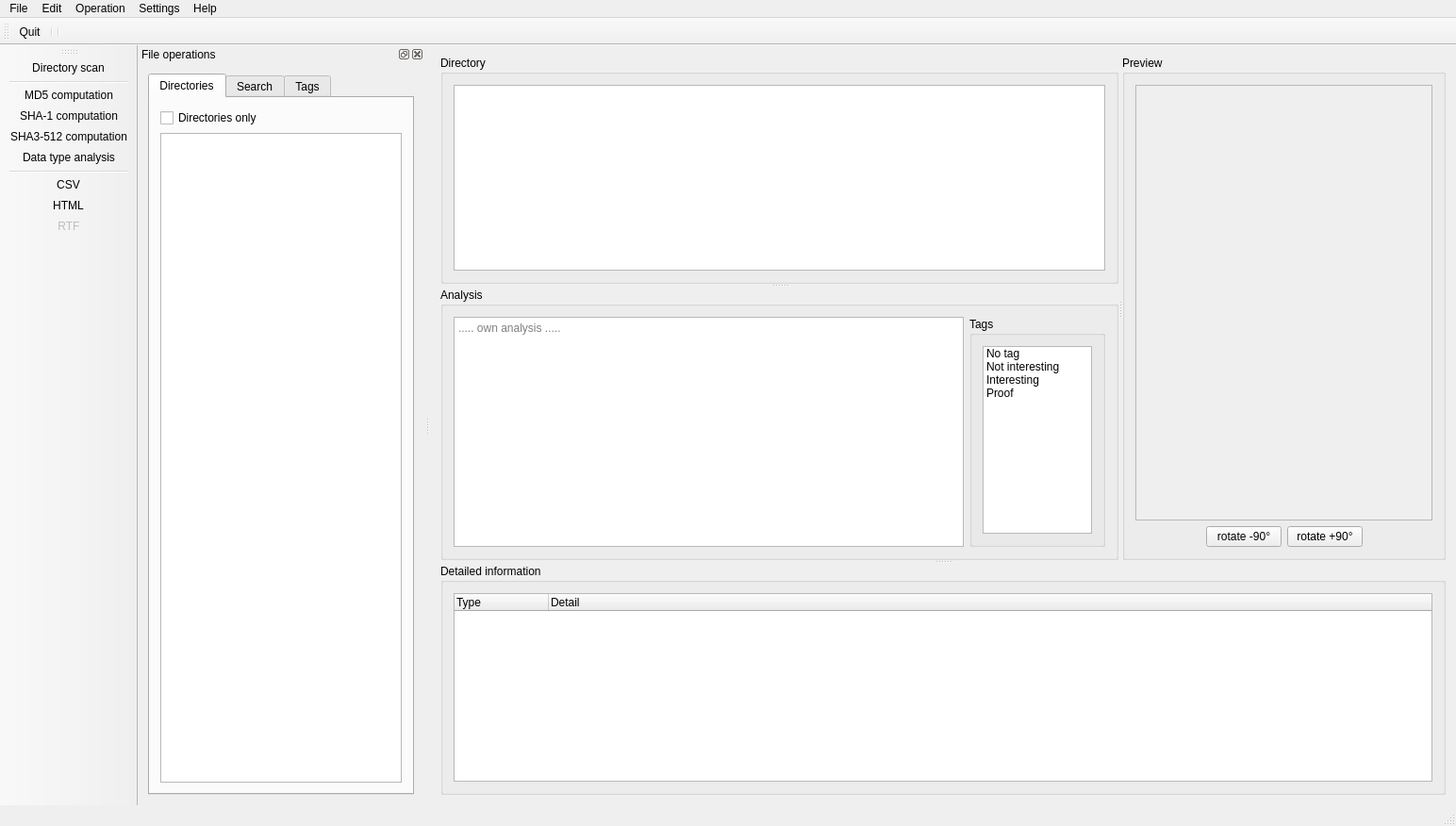
<?xml version="1.0" encoding="UTF-8"?>
<ui version="4.0">
 <class>DataAnalyzerClass</class>
 <widget class="QMainWindow" name="DataAnalyzerClass">
  <property name="geometry">
   <rect>
    <x>0</x>
    <y>0</y>
    <width>1544</width>
    <height>876</height>
   </rect>
  </property>
  <property name="windowTitle">
   <string>Data Analysis</string>
  </property>
  <property name="windowIcon">
   <iconset resource="../../resource/DataAnalyzer.qrc">
    <normaloff>:/images/1467665209-300px.png</normaloff>:/images/1467665209-300px.png</iconset>
  </property>
  <property name="locale">
   <locale language="English" country="UnitedStates"/>
  </property>
  <property name="iconSize">
   <size>
    <width>36</width>
    <height>36</height>
   </size>
  </property>
  <widget class="QWidget" name="centralWidget">
   <layout class="QHBoxLayout" name="horizontalLayout">
    <item>
     <widget class="QSplitter" name="splitter_3">
      <property name="orientation">
       <enum>Qt::Vertical</enum>
      </property>
      <widget class="QSplitter" name="splitter_2">
       <property name="orientation">
        <enum>Qt::Horizontal</enum>
       </property>
       <widget class="QSplitter" name="splitter">
        <property name="orientation">
         <enum>Qt::Vertical</enum>
        </property>
        <widget class="QGroupBox" name="groupBox_3">
         <property name="title">
          <string>Directory</string>
         </property>
         <layout class="QVBoxLayout" name="verticalLayout_4">
          <item>
           <widget class="QTreeView" name="detailedDataItemTreeView">
            <property name="editTriggers">
             <set>QAbstractItemView::NoEditTriggers</set>
            </property>
            <property name="showDropIndicator" stdset="0">
             <bool>false</bool>
            </property>
            <property name="alternatingRowColors">
             <bool>true</bool>
            </property>
            <property name="selectionMode">
             <enum>QAbstractItemView::NoSelection</enum>
            </property>
            <property name="selectionBehavior">
             <enum>QAbstractItemView::SelectItems</enum>
            </property>
            <property name="rootIsDecorated">
             <bool>false</bool>
            </property>
            <property name="uniformRowHeights">
             <bool>true</bool>
            </property>
            <property name="sortingEnabled">
             <bool>true</bool>
            </property>
            <property name="animated">
             <bool>true</bool>
            </property>
           </widget>
          </item>
         </layout>
        </widget>
        <widget class="QGroupBox" name="groupBox_2">
         <property name="title">
          <string>Analysis</string>
         </property>
         <layout class="QHBoxLayout" name="horizontalLayout_5" stretch="30,8">
          <item>
           <widget class="QPlainTextEdit" name="analysisTextEdit">
            <property name="placeholderText">
             <string>..... own analysis .....</string>
            </property>
           </widget>
          </item>
          <item>
           <widget class="QGroupBox" name="groupBox_5">
            <property name="title">
             <string>Tags</string>
            </property>
            <layout class="QHBoxLayout" name="horizontalLayout_4">
             <item>
              <widget class="QListWidget" name="tagListWidget">
               <item>
                <property name="text">
                 <string>No tag</string>
                </property>
               </item>
               <item>
                <property name="text">
                 <string>Not interesting</string>
                </property>
               </item>
               <item>
                <property name="text">
                 <string>Interesting</string>
                </property>
               </item>
               <item>
                <property name="text">
                 <string>Proof</string>
                </property>
               </item>
              </widget>
             </item>
            </layout>
           </widget>
          </item>
         </layout>
        </widget>
       </widget>
       <widget class="QGroupBox" name="groupBox_4">
        <property name="title">
         <string>Preview</string>
        </property>
        <layout class="QVBoxLayout" name="verticalLayout_3">
         <item>
          <widget class="QScrollArea" name="scrollArea">
           <property name="widgetResizable">
            <bool>true</bool>
           </property>
           <widget class="QWidget" name="scrollAreaWidgetContents">
            <property name="geometry">
             <rect>
              <x>0</x>
              <y>0</y>
              <width>413</width>
              <height>422</height>
             </rect>
            </property>
            <layout class="QHBoxLayout" name="horizontalLayout_3">
             <item>
              <widget class="QLabel" name="previewWidget">
               <property name="sizePolicy">
                <sizepolicy hsizetype="Preferred" vsizetype="Preferred">
                 <horstretch>0</horstretch>
                 <verstretch>0</verstretch>
                </sizepolicy>
               </property>
               <property name="text">
                <string/>
               </property>
               <property name="textFormat">
                <enum>Qt::PlainText</enum>
               </property>
               <property name="alignment">
                <set>Qt::AlignCenter</set>
               </property>
               <property name="textInteractionFlags">
                <set>Qt::NoTextInteraction</set>
               </property>
              </widget>
             </item>
            </layout>
           </widget>
          </widget>
         </item>
         <item>
          <layout class="QHBoxLayout" name="horizontalLayout_6">
           <item>
            <spacer name="horizontalSpacer">
             <property name="orientation">
              <enum>Qt::Horizontal</enum>
             </property>
             <property name="sizeHint" stdset="0">
              <size>
               <width>40</width>
               <height>20</height>
              </size>
             </property>
            </spacer>
           </item>
           <item>
            <widget class="QPushButton" name="counterClockwiseButton">
             <property name="text">
              <string>rotate -90°</string>
             </property>
             <property name="icon">
              <iconset resource="../../resource/DataAnalyzer.qrc">
               <normaloff>:/images/primary-rotate-ccw-800px.png</normaloff>:/images/primary-rotate-ccw-800px.png</iconset>
             </property>
            </widget>
           </item>
           <item>
            <widget class="QPushButton" name="clockwiseButton">
             <property name="text">
              <string>rotate +90°</string>
             </property>
             <property name="icon">
              <iconset resource="../../resource/DataAnalyzer.qrc">
               <normaloff>:/images/primary-rotate-cw-800px.png</normaloff>:/images/primary-rotate-cw-800px.png</iconset>
             </property>
            </widget>
           </item>
           <item>
            <spacer name="horizontalSpacer_2">
             <property name="orientation">
              <enum>Qt::Horizontal</enum>
             </property>
             <property name="sizeHint" stdset="0">
              <size>
               <width>40</width>
               <height>20</height>
              </size>
             </property>
            </spacer>
           </item>
          </layout>
         </item>
        </layout>
       </widget>
      </widget>
      <widget class="QGroupBox" name="groupBox">
       <property name="title">
        <string>Detailed information</string>
       </property>
       <layout class="QHBoxLayout" name="horizontalLayout_2">
        <item>
         <widget class="QTreeWidget" name="detailsTreeWidget">
          <property name="editTriggers">
           <set>QAbstractItemView::NoEditTriggers</set>
          </property>
          <property name="alternatingRowColors">
           <bool>true</bool>
          </property>
          <property name="rootIsDecorated">
           <bool>false</bool>
          </property>
          <property name="itemsExpandable">
           <bool>false</bool>
          </property>
          <property name="animated">
           <bool>true</bool>
          </property>
          <property name="allColumnsShowFocus">
           <bool>true</bool>
          </property>
          <property name="wordWrap">
           <bool>true</bool>
          </property>
          <property name="expandsOnDoubleClick">
           <bool>false</bool>
          </property>
          <property name="columnCount">
           <number>2</number>
          </property>
          <column>
           <property name="text">
            <string>Type</string>
           </property>
          </column>
          <column>
           <property name="text">
            <string>Detail</string>
           </property>
          </column>
         </widget>
        </item>
       </layout>
      </widget>
     </widget>
    </item>
   </layout>
  </widget>
  <widget class="QMenuBar" name="menuBar">
   <property name="geometry">
    <rect>
     <x>0</x>
     <y>0</y>
     <width>1544</width>
     <height>22</height>
    </rect>
   </property>
   <widget class="QMenu" name="menuFile">
    <property name="title">
     <string>File</string>
    </property>
    <addaction name="actionNew"/>
    <addaction name="actionOpen"/>
    <addaction name="separator"/>
    <addaction name="actionQuit"/>
   </widget>
   <widget class="QMenu" name="menuHelp">
    <property name="title">
     <string>Help</string>
    </property>
    <addaction name="actionAbout"/>
    <addaction name="action3rdParty"/>
   </widget>
   <widget class="QMenu" name="menuEdit">
    <property name="title">
     <string>Edit</string>
    </property>
    <addaction name="actionCopy"/>
    <addaction name="actionCut"/>
    <addaction name="actionPaste"/>
    <addaction name="separator"/>
    <addaction name="actionFind"/>
   </widget>
   <widget class="QMenu" name="menuSettings">
    <property name="title">
     <string>Settings</string>
    </property>
    <addaction name="actionDatasetSettings"/>
    <addaction name="actionSettings"/>
   </widget>
   <widget class="QMenu" name="menuOperation">
    <property name="title">
     <string>Operation</string>
    </property>
    <widget class="QMenu" name="menuGen">
     <property name="title">
      <string>Final reports</string>
     </property>
     <addaction name="actionFinalReportCSV"/>
     <addaction name="actionFinalReportHTML"/>
     <addaction name="actionFinalReportRTF"/>
    </widget>
    <widget class="QMenu" name="menuHash_computation">
     <property name="title">
      <string>Hash computation</string>
     </property>
     <addaction name="actionMD5"/>
     <addaction name="actionSHA_1_computation"/>
     <addaction name="actionSHA3_512_computation"/>
    </widget>
    <addaction name="actionScan"/>
    <addaction name="actionFileMagic"/>
    <addaction name="menuHash_computation"/>
    <addaction name="separator"/>
    <addaction name="menuGen"/>
   </widget>
   <addaction name="menuFile"/>
   <addaction name="menuEdit"/>
   <addaction name="menuOperation"/>
   <addaction name="menuSettings"/>
   <addaction name="menuHelp"/>
  </widget>
  <widget class="QToolBar" name="mainToolBar">
   <property name="windowTitle">
    <string>Other operations</string>
   </property>
   <attribute name="toolBarArea">
    <enum>TopToolBarArea</enum>
   </attribute>
   <attribute name="toolBarBreak">
    <bool>false</bool>
   </attribute>
   <addaction name="actionQuit"/>
   <addaction name="separator"/>
   <addaction name="separator"/>
  </widget>
  <widget class="QStatusBar" name="statusBar"/>
  <widget class="QToolBar" name="toolBar">
   <property name="enabled">
    <bool>true</bool>
   </property>
   <property name="windowTitle">
    <string>Main operations</string>
   </property>
   <property name="iconSize">
    <size>
     <width>64</width>
     <height>64</height>
    </size>
   </property>
   <attribute name="toolBarArea">
    <enum>LeftToolBarArea</enum>
   </attribute>
   <attribute name="toolBarBreak">
    <bool>false</bool>
   </attribute>
   <addaction name="actionScan"/>
   <addaction name="separator"/>
   <addaction name="actionMD5"/>
   <addaction name="actionSHA_1_computation"/>
   <addaction name="actionSHA3_512_computation"/>
   <addaction name="actionFileMagic"/>
   <addaction name="separator"/>
   <addaction name="actionFinalReportCSV"/>
   <addaction name="actionFinalReportHTML"/>
   <addaction name="actionFinalReportRTF"/>
  </widget>
  <widget class="QDockWidget" name="dockWidget">
   <property name="windowTitle">
    <string>File operations</string>
   </property>
   <attribute name="dockWidgetArea">
    <number>1</number>
   </attribute>
   <widget class="QWidget" name="dockWidgetContents">
    <layout class="QVBoxLayout" name="verticalLayout">
     <item>
      <widget class="QTabWidget" name="tabWidget">
       <property name="currentIndex">
        <number>0</number>
       </property>
       <widget class="QWidget" name="tab">
        <attribute name="title">
         <string>Directories</string>
        </attribute>
        <layout class="QVBoxLayout" name="verticalLayout_2">
         <item>
          <widget class="QCheckBox" name="dirOnlyCheckBox">
           <property name="text">
            <string>Directories only</string>
           </property>
          </widget>
         </item>
         <item>
          <widget class="QTreeView" name="dataItemTreeView">
           <property name="editTriggers">
            <set>QAbstractItemView::NoEditTriggers</set>
           </property>
           <property name="showDropIndicator" stdset="0">
            <bool>false</bool>
           </property>
           <property name="alternatingRowColors">
            <bool>true</bool>
           </property>
           <property name="selectionMode">
            <enum>QAbstractItemView::NoSelection</enum>
           </property>
           <property name="selectionBehavior">
            <enum>QAbstractItemView::SelectItems</enum>
           </property>
           <property name="iconSize">
            <size>
             <width>32</width>
             <height>32</height>
            </size>
           </property>
           <property name="uniformRowHeights">
            <bool>true</bool>
           </property>
           <property name="animated">
            <bool>true</bool>
           </property>
           <attribute name="headerCascadingSectionResizes">
            <bool>true</bool>
           </attribute>
          </widget>
         </item>
        </layout>
       </widget>
       <widget class="QWidget" name="tab_3">
        <attribute name="title">
         <string>Search</string>
        </attribute>
       </widget>
       <widget class="QWidget" name="tab_4">
        <attribute name="title">
         <string>Tags</string>
        </attribute>
       </widget>
      </widget>
     </item>
    </layout>
   </widget>
  </widget>
  <action name="actionQuit">
   <property name="icon">
    <iconset resource="../../resource/DataAnalyzer.qrc">
     <normaloff>:/images/Exit-by-Rones-800px.png</normaloff>:/images/Exit-by-Rones-800px.png</iconset>
   </property>
   <property name="text">
    <string>&amp;Quit</string>
   </property>
   <property name="shortcut">
    <string notr="true">Meta+Ctrl+Q</string>
   </property>
   <property name="menuRole">
    <enum>QAction::QuitRole</enum>
   </property>
  </action>
  <action name="actionAbout">
   <property name="text">
    <string>About ...</string>
   </property>
   <property name="menuRole">
    <enum>QAction::AboutRole</enum>
   </property>
  </action>
  <action name="action3rdParty">
   <property name="enabled">
    <bool>false</bool>
   </property>
   <property name="text">
    <string>About components ...</string>
   </property>
   <property name="toolTip">
    <string>About 3rd parties components</string>
   </property>
   <property name="menuRole">
    <enum>QAction::NoRole</enum>
   </property>
  </action>
  <action name="actionScan">
   <property name="icon">
    <iconset resource="../../resource/DataAnalyzer.qrc">
     <normaloff>:/images/frame-radar-icon-001.png</normaloff>:/images/frame-radar-icon-001.png</iconset>
   </property>
   <property name="text">
    <string>Directory scan ...</string>
   </property>
   <property name="toolTip">
    <string>Initial file system scan</string>
   </property>
   <property name="shortcut">
    <string notr="true">Meta+Ctrl+S</string>
   </property>
  </action>
  <action name="actionCopy">
   <property name="enabled">
    <bool>false</bool>
   </property>
   <property name="text">
    <string>&amp;Copy</string>
   </property>
   <property name="shortcut">
    <string notr="true">Ctrl+C</string>
   </property>
  </action>
  <action name="actionCut">
   <property name="enabled">
    <bool>false</bool>
   </property>
   <property name="text">
    <string>&amp;Cut</string>
   </property>
   <property name="shortcut">
    <string notr="true">Ctrl+X</string>
   </property>
  </action>
  <action name="actionPaste">
   <property name="enabled">
    <bool>false</bool>
   </property>
   <property name="text">
    <string>&amp;Paste</string>
   </property>
   <property name="shortcut">
    <string notr="true">Ctrl+V</string>
   </property>
  </action>
  <action name="actionSettings">
   <property name="enabled">
    <bool>false</bool>
   </property>
   <property name="text">
    <string>Settings</string>
   </property>
   <property name="menuRole">
    <enum>QAction::PreferencesRole</enum>
   </property>
  </action>
  <action name="actionOpen">
   <property name="enabled">
    <bool>false</bool>
   </property>
   <property name="text">
    <string>&amp;Open ...</string>
   </property>
   <property name="shortcut">
    <string notr="true">Ctrl+O</string>
   </property>
  </action>
  <action name="actionFinalReportCSV">
   <property name="icon">
    <iconset resource="../../resource/DataAnalyzer.qrc">
     <normaloff>:/images/frame-adriankierman-report-page-csv.png</normaloff>:/images/frame-adriankierman-report-page-csv.png</iconset>
   </property>
   <property name="text">
    <string>CSV ...</string>
   </property>
   <property name="toolTip">
    <string>Generate final report [CSV]</string>
   </property>
  </action>
  <action name="actionMD5">
   <property name="icon">
    <iconset resource="../../resource/DataAnalyzer.qrc">
     <normaloff>:/images/frame-fingerprint.png</normaloff>:/images/frame-fingerprint.png</iconset>
   </property>
   <property name="text">
    <string>MD5 computation ...</string>
   </property>
   <property name="shortcut">
    <string notr="true">Meta+Ctrl+M</string>
   </property>
  </action>
  <action name="actionFind">
   <property name="enabled">
    <bool>false</bool>
   </property>
   <property name="text">
    <string>&amp;Search ...</string>
   </property>
   <property name="shortcut">
    <string notr="true">Ctrl+F</string>
   </property>
  </action>
  <action name="actionFileMagic">
   <property name="icon">
    <iconset resource="../../resource/DataAnalyzer.qrc">
     <normaloff>:/images/frame-fingerprint-magic.png</normaloff>:/images/frame-fingerprint-magic.png</iconset>
   </property>
   <property name="text">
    <string>Data type analysis ...</string>
   </property>
   <property name="shortcut">
    <string notr="true">Meta+Ctrl+T</string>
   </property>
  </action>
  <action name="actionFinalReportRTF">
   <property name="enabled">
    <bool>false</bool>
   </property>
   <property name="icon">
    <iconset resource="../../resource/DataAnalyzer.qrc">
     <normaloff>:/images/frame-adriankierman-report-page-rtf.png</normaloff>:/images/frame-adriankierman-report-page-rtf.png</iconset>
   </property>
   <property name="text">
    <string>RTF ...</string>
   </property>
   <property name="toolTip">
    <string>Generate final report [RTF]</string>
   </property>
  </action>
  <action name="actionSHA_1_computation">
   <property name="icon">
    <iconset resource="../../resource/DataAnalyzer.qrc">
     <normaloff>:/images/frame-fingerprint-sha1.png</normaloff>:/images/frame-fingerprint-sha1.png</iconset>
   </property>
   <property name="text">
    <string>SHA-1 computation ...</string>
   </property>
  </action>
  <action name="actionSHA3_512_computation">
   <property name="icon">
    <iconset resource="../../resource/DataAnalyzer.qrc">
     <normaloff>:/images/frame-fingerprint-sha3_512.png</normaloff>:/images/frame-fingerprint-sha3_512.png</iconset>
   </property>
   <property name="text">
    <string>SHA3-512 computation ...</string>
   </property>
  </action>
  <action name="actionFinalReportHTML">
   <property name="icon">
    <iconset resource="../../resource/DataAnalyzer.qrc">
     <normaloff>:/images/frame-adriankierman-report-page-html.png</normaloff>:/images/frame-adriankierman-report-page-html.png</iconset>
   </property>
   <property name="text">
    <string>HTML ...</string>
   </property>
   <property name="toolTip">
    <string>Generate final report [HTML]</string>
   </property>
  </action>
  <action name="actionNew">
   <property name="text">
    <string>New ...</string>
   </property>
  </action>
  <action name="actionDatasetSettings">
   <property name="text">
    <string>Dataset settings ...</string>
   </property>
   <property name="menuRole">
    <enum>QAction::TextHeuristicRole</enum>
   </property>
  </action>
 </widget>
 <layoutdefault spacing="6" margin="11"/>
 <resources>
  <include location="../../resource/DataAnalyzer.qrc"/>
 </resources>
 <connections>
  <connection>
   <sender>actionQuit</sender>
   <signal>triggered()</signal>
   <receiver>DataAnalyzerClass</receiver>
   <slot>close()</slot>
   <hints>
    <hint type="sourcelabel">
     <x>-1</x>
     <y>-1</y>
    </hint>
    <hint type="destinationlabel">
     <x>299</x>
     <y>199</y>
    </hint>
   </hints>
  </connection>
  <connection>
   <sender>actionScan</sender>
   <signal>triggered()</signal>
   <receiver>DataAnalyzerClass</receiver>
   <slot>onScanTriggered()</slot>
   <hints>
    <hint type="sourcelabel">
     <x>-1</x>
     <y>-1</y>
    </hint>
    <hint type="destinationlabel">
     <x>299</x>
     <y>199</y>
    </hint>
   </hints>
  </connection>
  <connection>
   <sender>analysisTextEdit</sender>
   <signal>textChanged()</signal>
   <receiver>DataAnalyzerClass</receiver>
   <slot>onAnalysisTextChange()</slot>
   <hints>
    <hint type="sourcelabel">
     <x>553</x>
     <y>366</y>
    </hint>
    <hint type="destinationlabel">
     <x>647</x>
     <y>355</y>
    </hint>
   </hints>
  </connection>
  <connection>
   <sender>detailedDataItemTreeView</sender>
   <signal>clicked(QModelIndex)</signal>
   <receiver>DataAnalyzerClass</receiver>
   <slot>onDetailedDataItemSelected(QModelIndex)</slot>
   <hints>
    <hint type="sourcelabel">
     <x>553</x>
     <y>152</y>
    </hint>
    <hint type="destinationlabel">
     <x>647</x>
     <y>355</y>
    </hint>
   </hints>
  </connection>
  <connection>
   <sender>dataItemTreeView</sender>
   <signal>clicked(QModelIndex)</signal>
   <receiver>DataAnalyzerClass</receiver>
   <slot>onDataItemSelected(QModelIndex)</slot>
   <hints>
    <hint type="sourcelabel">
     <x>147</x>
     <y>381</y>
    </hint>
    <hint type="destinationlabel">
     <x>647</x>
     <y>355</y>
    </hint>
   </hints>
  </connection>
  <connection>
   <sender>dirOnlyCheckBox</sender>
   <signal>toggled(bool)</signal>
   <receiver>DataAnalyzerClass</receiver>
   <slot>onDirOnly(bool)</slot>
   <hints>
    <hint type="sourcelabel">
     <x>147</x>
     <y>103</y>
    </hint>
    <hint type="destinationlabel">
     <x>647</x>
     <y>355</y>
    </hint>
   </hints>
  </connection>
  <connection>
   <sender>clockwiseButton</sender>
   <signal>clicked()</signal>
   <receiver>DataAnalyzerClass</receiver>
   <slot>onClockwiseRotate()</slot>
   <hints>
    <hint type="sourcelabel">
     <x>1168</x>
     <y>456</y>
    </hint>
    <hint type="destinationlabel">
     <x>647</x>
     <y>355</y>
    </hint>
   </hints>
  </connection>
  <connection>
   <sender>counterClockwiseButton</sender>
   <signal>clicked()</signal>
   <receiver>DataAnalyzerClass</receiver>
   <slot>onCounterClockwiseRotate()</slot>
   <hints>
    <hint type="sourcelabel">
     <x>1087</x>
     <y>456</y>
    </hint>
    <hint type="destinationlabel">
     <x>647</x>
     <y>355</y>
    </hint>
   </hints>
  </connection>
  <connection>
   <sender>tagListWidget</sender>
   <signal>currentRowChanged(int)</signal>
   <receiver>DataAnalyzerClass</receiver>
   <slot>onTagChanged(int)</slot>
   <hints>
    <hint type="sourcelabel">
     <x>888</x>
     <y>379</y>
    </hint>
    <hint type="destinationlabel">
     <x>647</x>
     <y>355</y>
    </hint>
   </hints>
  </connection>
  <connection>
   <sender>actionAbout</sender>
   <signal>triggered()</signal>
   <receiver>DataAnalyzerClass</receiver>
   <slot>onAbout()</slot>
   <hints>
    <hint type="sourcelabel">
     <x>-1</x>
     <y>-1</y>
    </hint>
    <hint type="destinationlabel">
     <x>647</x>
     <y>351</y>
    </hint>
   </hints>
  </connection>
  <connection>
   <sender>actionMD5</sender>
   <signal>triggered()</signal>
   <receiver>DataAnalyzerClass</receiver>
   <slot>onMD5Triggered()</slot>
   <hints>
    <hint type="sourcelabel">
     <x>-1</x>
     <y>-1</y>
    </hint>
    <hint type="destinationlabel">
     <x>647</x>
     <y>351</y>
    </hint>
   </hints>
  </connection>
  <connection>
   <sender>actionFileMagic</sender>
   <signal>triggered()</signal>
   <receiver>DataAnalyzerClass</receiver>
   <slot>onFileMagicTriggered()</slot>
   <hints>
    <hint type="sourcelabel">
     <x>-1</x>
     <y>-1</y>
    </hint>
    <hint type="destinationlabel">
     <x>647</x>
     <y>351</y>
    </hint>
   </hints>
  </connection>
  <connection>
   <sender>actionFinalReportRTF</sender>
   <signal>triggered()</signal>
   <receiver>DataAnalyzerClass</receiver>
   <slot>onRTFReportTriggered()</slot>
   <hints>
    <hint type="sourcelabel">
     <x>-1</x>
     <y>-1</y>
    </hint>
    <hint type="destinationlabel">
     <x>647</x>
     <y>361</y>
    </hint>
   </hints>
  </connection>
  <connection>
   <sender>actionFinalReportCSV</sender>
   <signal>triggered()</signal>
   <receiver>DataAnalyzerClass</receiver>
   <slot>onCSVReportTriggered()</slot>
   <hints>
    <hint type="sourcelabel">
     <x>-1</x>
     <y>-1</y>
    </hint>
    <hint type="destinationlabel">
     <x>647</x>
     <y>361</y>
    </hint>
   </hints>
  </connection>
  <connection>
   <sender>actionSHA_1_computation</sender>
   <signal>triggered()</signal>
   <receiver>DataAnalyzerClass</receiver>
   <slot>onSHA1Triggered()</slot>
   <hints>
    <hint type="sourcelabel">
     <x>-1</x>
     <y>-1</y>
    </hint>
    <hint type="destinationlabel">
     <x>647</x>
     <y>362</y>
    </hint>
   </hints>
  </connection>
  <connection>
   <sender>actionSHA3_512_computation</sender>
   <signal>triggered()</signal>
   <receiver>DataAnalyzerClass</receiver>
   <slot>onSHA3_512Triggered()</slot>
   <hints>
    <hint type="sourcelabel">
     <x>-1</x>
     <y>-1</y>
    </hint>
    <hint type="destinationlabel">
     <x>647</x>
     <y>362</y>
    </hint>
   </hints>
  </connection>
  <connection>
   <sender>actionFinalReportHTML</sender>
   <signal>triggered()</signal>
   <receiver>DataAnalyzerClass</receiver>
   <slot>onHTMLReportTriggered()</slot>
   <hints>
    <hint type="sourcelabel">
     <x>-1</x>
     <y>-1</y>
    </hint>
    <hint type="destinationlabel">
     <x>647</x>
     <y>362</y>
    </hint>
   </hints>
  </connection>
  <connection>
   <sender>actionNew</sender>
   <signal>triggered()</signal>
   <receiver>DataAnalyzerClass</receiver>
   <slot>onNewTriggered()</slot>
   <hints>
    <hint type="sourcelabel">
     <x>-1</x>
     <y>-1</y>
    </hint>
    <hint type="destinationlabel">
     <x>771</x>
     <y>437</y>
    </hint>
   </hints>
  </connection>
  <connection>
   <sender>actionDatasetSettings</sender>
   <signal>triggered()</signal>
   <receiver>DataAnalyzerClass</receiver>
   <slot>onDatasetSettingsTriggered()</slot>
   <hints>
    <hint type="sourcelabel">
     <x>-1</x>
     <y>-1</y>
    </hint>
    <hint type="destinationlabel">
     <x>771</x>
     <y>437</y>
    </hint>
   </hints>
  </connection>
 </connections>
 <slots>
  <slot>onScanTriggered()</slot>
  <slot>onDataItemSelected(QModelIndex)</slot>
  <slot>onAnalysisTextChange()</slot>
  <slot>onDetailedDataItemSelected(QModelIndex)</slot>
  <slot>onDirOnly(bool)</slot>
  <slot>onCounterClockwiseRotate()</slot>
  <slot>onClockwiseRotate()</slot>
  <slot>onTagChanged(int)</slot>
  <slot>onAbout()</slot>
  <slot>onMD5Triggered()</slot>
  <slot>onFileMagicTriggered()</slot>
  <slot>onCSVReportTriggered()</slot>
  <slot>onRTFReportTriggered()</slot>
  <slot>onSHA1Triggered()</slot>
  <slot>onSHA3_512Triggered()</slot>
  <slot>onHTMLReportTriggered()</slot>
  <slot>onNewTriggered()</slot>
  <slot>onDatasetSettingsTriggered()</slot>
 </slots>
</ui>
